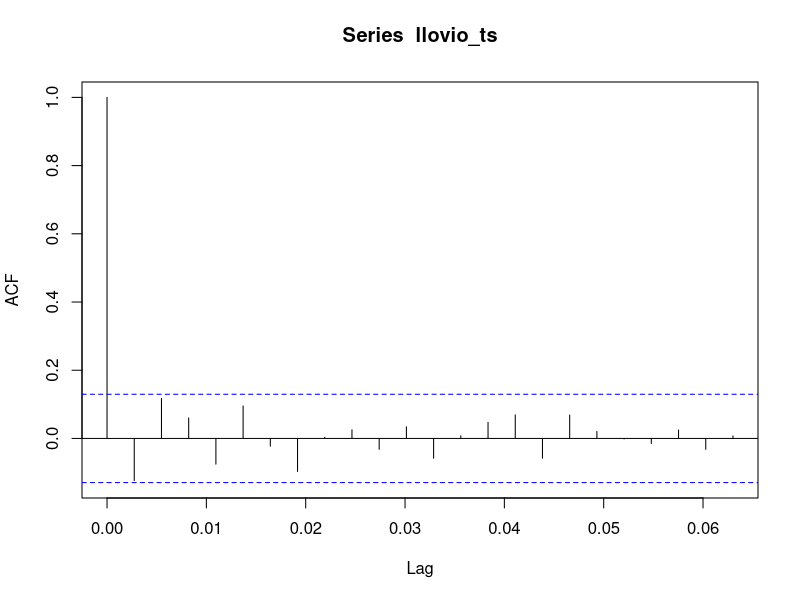
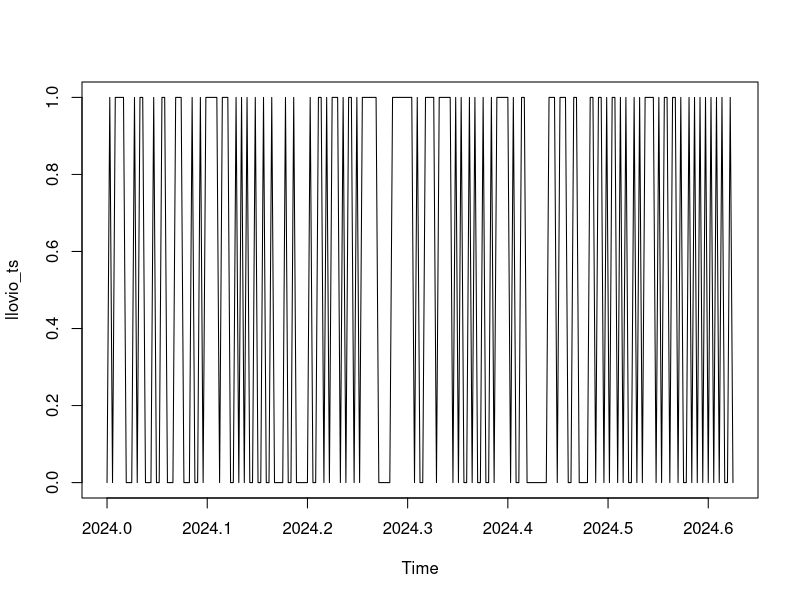
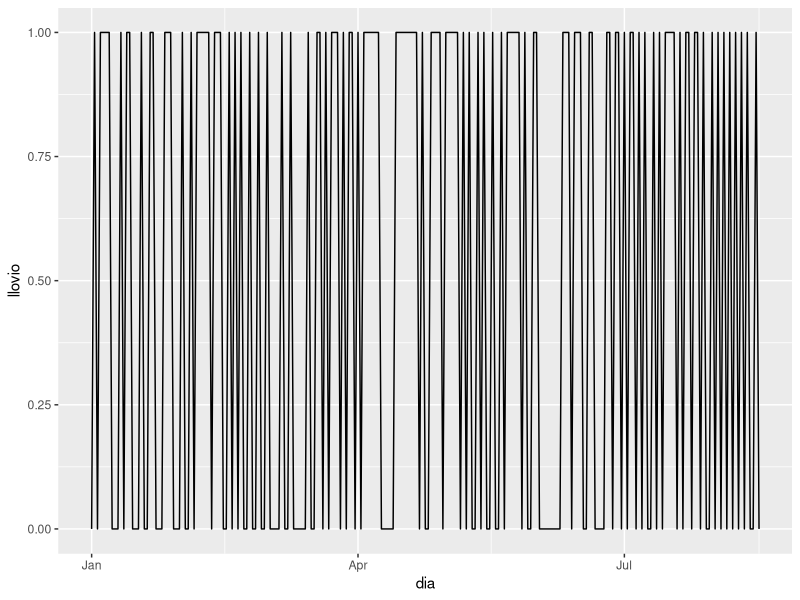
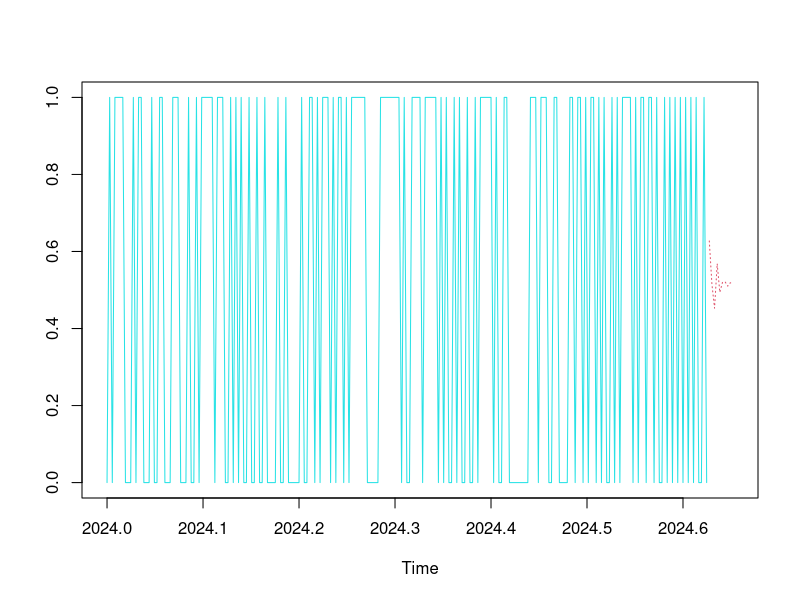
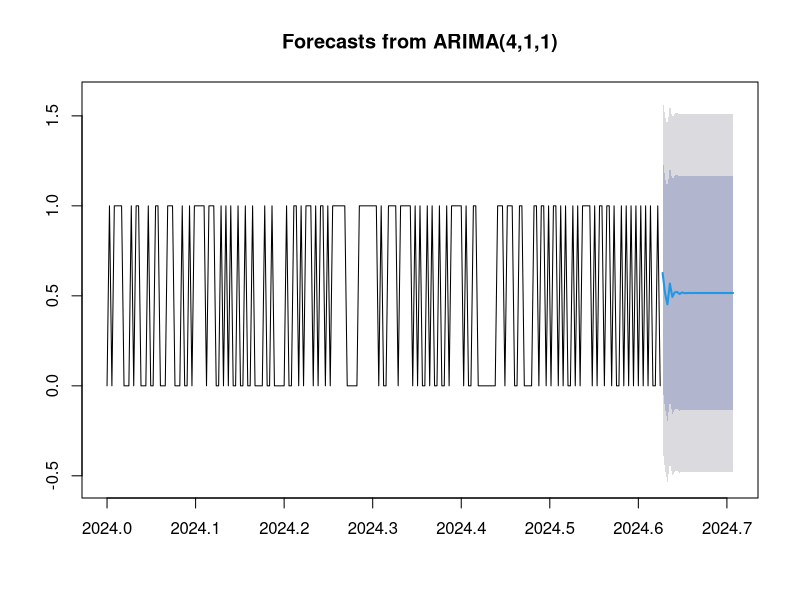
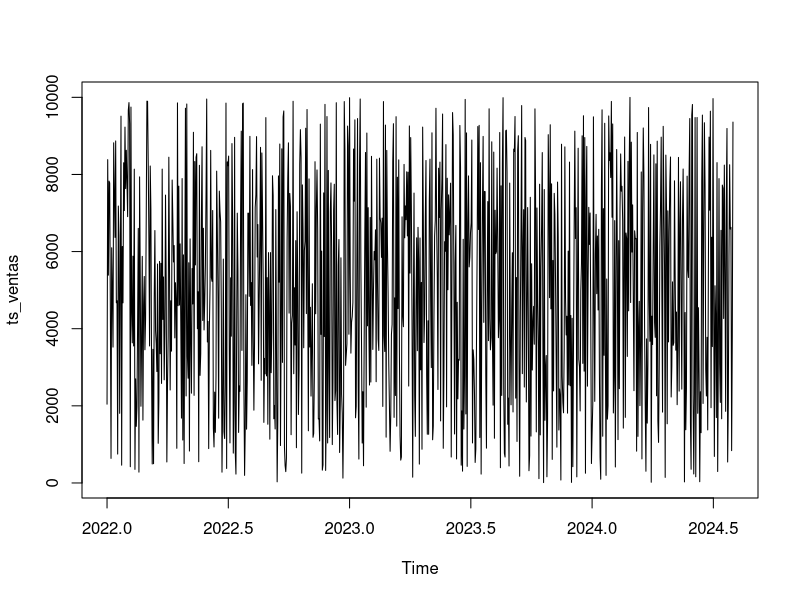
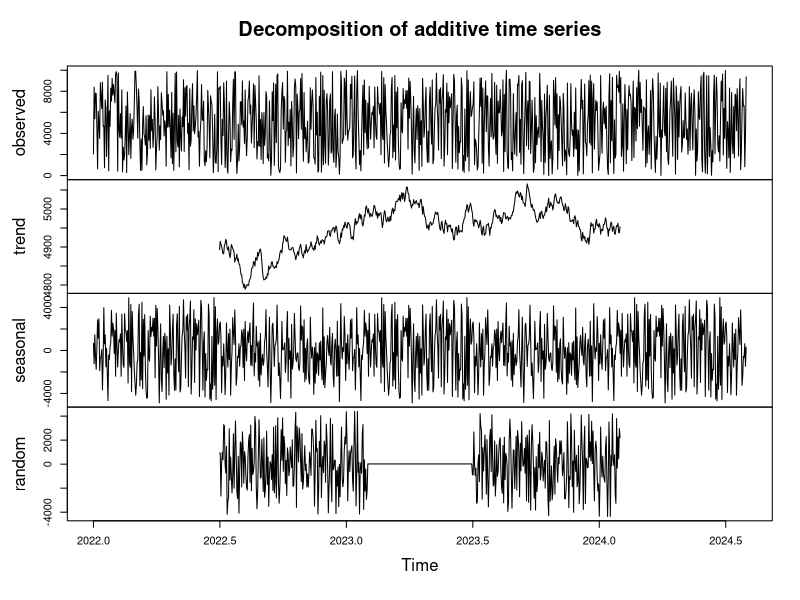
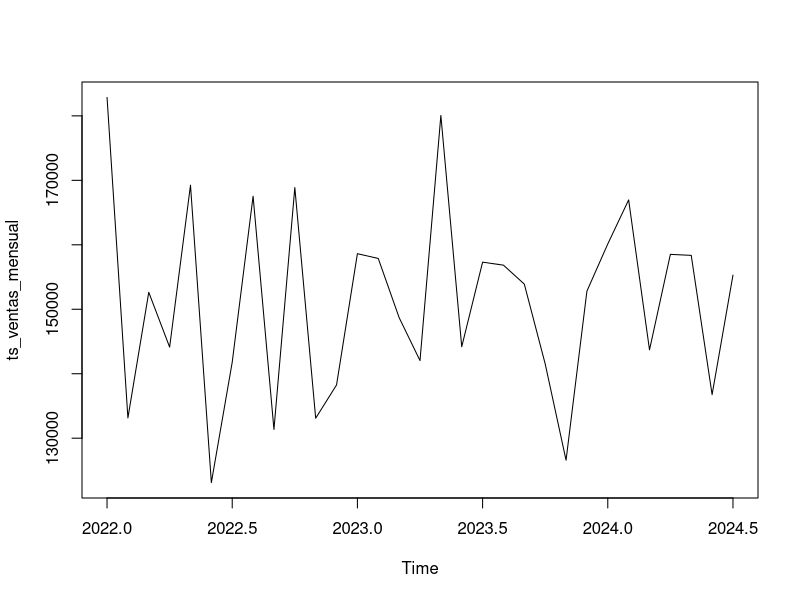

The R source for these figures, in order:
# generamos un dataset dummy con información diaria que indica si llovío o no
fechas <- seq(as.Date('2024-01-01'), as.Date('2024-08-16'), by = "day")
llovio <- sample(c(0,1), 229, replace = T)
dataset <- data.frame(dia = fechas, llovio = llovio)
# convertir esta información a un objeto tipo time series
llovio_ts <- ts(dataset$llovio, start = c(2024,1), frequency = 365) # con el 365 le estamos diciendo que es una serie diaria
# hacer una gráfica de autocorrelación
acf(llovio_ts)
# ajustamos un modelo arima, en este ejemplo de orden (1,1,1)
modelo <- arima(llovio_ts, order = c(4,1,1)) # order = (AR,I,MA)
# Hacer una predicción para el día de hoy
pred <- predict(modelo, 10)
# construimos un intervalo de confianza de nuestra predicción
lim_inf <- pred$pred - pred$se
lim_sup <-pred$pred + pred$se
# Visualización
plot(llovio_ts)
 # usando ggplot
library(ggplot2)
ggplot(dataset) + 
  geom_line(aes(x = dia,y = llovio,group = 1))
ts.plot(llovio_ts, pred$pred, lty = c(1,3), col = c(5,2))
# usando package forecast
library(forecast)
modelo1 <- Arima(llovio_ts, order = c(4,1,1))
pronostico <- forecast(modelo1,30)
plot(pronostico)
######################################################################
######################################################################
######################################################################
# DESCOMPOSICIÓN DE UNA SERIE DE TIEMPO
# 2 tipos de descomposiciones:
# aditiva: yi = Ti + Ei + ri # Tendencia + Estacionalidad + Ruido
# multiplciativa: yi = Ti*Ei*ri (tendencia*estacionalidad*ruido)
# generamos un dataset dummy
fechas <- seq(as.Date('2022-01-01'), as.Date('2024-07-31'), by = "day")
ventas <- runif(943, 0, 10000)
dataset <- data.frame(dia = fechas, venta = ventas)
# convertir a tipo time series
ts_ventas <- ts(dataset$venta, start = c(2022,1), frequency = 365)
# podemos ahcer gráficas para visualizar nuestra serie de tiempo
plot(ts_ventas)
# descomposición aditiva
dec <- decompose(ts_ventas)
plot(dec)
# una cosa que podemos hacer, es pasar de dia a mes
library(dplyr)
library(lubridate)
mensual <- dataset %>%
  mutate(mes = floor_date(dia, "month")) %>%
  group_by(mes) %>%
  summarize(venta = sum(venta))
ts_ventas_mensual <- ts(mensual$venta, start = c(2022,1), frequency = 12)
# Visualizamos nuestra serie de tiempo mensual
plot(ts_ventas_mensual)
dec_mensual <- decompose(ts_ventas_mensual)
plot(dec_mensual)
